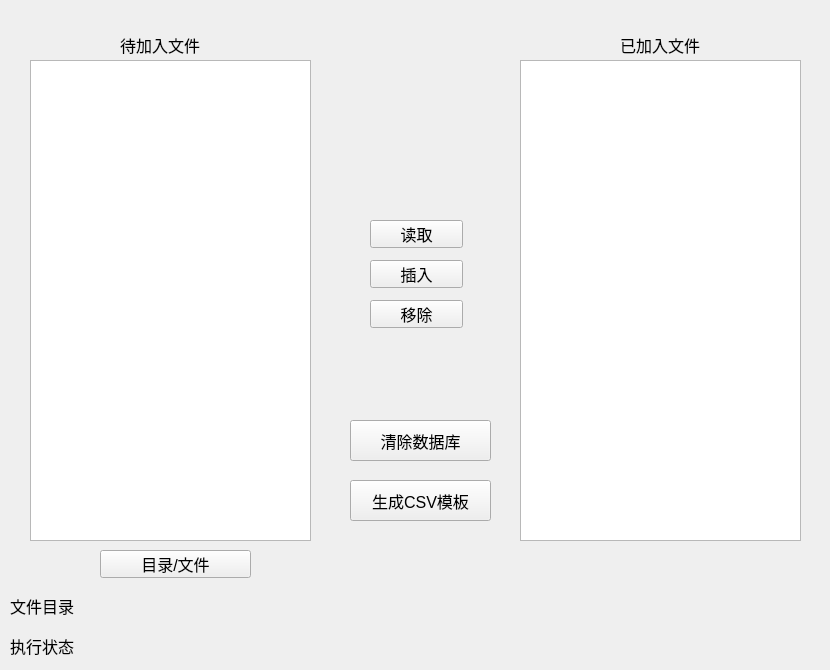
        <widget class="QWidget" name="tw_insert_data_bat">
         <attribute name="title">
          <string>插入数据</string>
         </attribute>
         <widget class="QPushButton" name="pb_motor_db_file_insert">
          <property name="geometry">
           <rect>
            <x>370</x>
            <y>260</y>
            <width>93</width>
            <height>28</height>
           </rect>
          </property>
          <property name="font">
           <font>
            <pointsize>12</pointsize>
           </font>
          </property>
          <property name="styleSheet">
           <string notr="true"/>
          </property>
          <property name="text">
           <string>插入</string>
          </property>
         </widget>
         <widget class="QPushButton" name="pb_motor_db_file_remove">
          <property name="geometry">
           <rect>
            <x>370</x>
            <y>300</y>
            <width>93</width>
            <height>28</height>
           </rect>
          </property>
          <property name="font">
           <font>
            <pointsize>12</pointsize>
           </font>
          </property>
          <property name="styleSheet">
           <string notr="true"/>
          </property>
          <property name="text">
           <string>移除</string>
          </property>
         </widget>
         <widget class="QPushButton" name="pb_motor_db_insert_confirm">
          <property name="geometry">
           <rect>
            <x>350</x>
            <y>420</y>
            <width>141</width>
            <height>41</height>
           </rect>
          </property>
          <property name="font">
           <font>
            <pointsize>12</pointsize>
           </font>
          </property>
          <property name="styleSheet">
           <string notr="true"/>
          </property>
          <property name="text">
           <string>清除数据库</string>
          </property>
         </widget>
         <widget class="QLabel" name="label_25">
          <property name="geometry">
           <rect>
            <x>120</x>
            <y>34</y>
            <width>111</width>
            <height>21</height>
           </rect>
          </property>
          <property name="font">
           <font>
            <pointsize>12</pointsize>
           </font>
          </property>
          <property name="styleSheet">
           <string notr="true"/>
          </property>
          <property name="text">
           <string>待加入文件</string>
          </property>
         </widget>
         <widget class="QPushButton" name="pb_motor_db_file_read">
          <property name="geometry">
           <rect>
            <x>370</x>
            <y>220</y>
            <width>93</width>
            <height>28</height>
           </rect>
          </property>
          <property name="font">
           <font>
            <pointsize>12</pointsize>
           </font>
          </property>
          <property name="styleSheet">
           <string notr="true"/>
          </property>
          <property name="text">
           <string>读取</string>
          </property>
         </widget>
         <widget class="QLabel" name="label_26">
          <property name="geometry">
           <rect>
            <x>620</x>
            <y>34</y>
            <width>111</width>
            <height>21</height>
           </rect>
          </property>
          <property name="font">
           <font>
            <pointsize>12</pointsize>
           </font>
          </property>
          <property name="styleSheet">
           <string notr="true"/>
          </property>
          <property name="text">
           <string>已加入文件</string>
          </property>
         </widget>
         <widget class="QLabel" name="label_27">
          <property name="geometry">
           <rect>
            <x>10</x>
            <y>590</y>
            <width>91</width>
            <height>31</height>
           </rect>
          </property>
          <property name="font">
           <font>
            <pointsize>12</pointsize>
           </font>
          </property>
          <property name="styleSheet">
           <string notr="true"/>
          </property>
          <property name="text">
           <string>文件目录</string>
          </property>
         </widget>
         <widget class="QLabel" name="label_motor_db_path">
          <property name="geometry">
           <rect>
            <x>110</x>
            <y>590</y>
            <width>711</width>
            <height>31</height>
           </rect>
          </property>
          <property name="font">
           <font>
            <pointsize>9</pointsize>
           </font>
          </property>
          <property name="styleSheet">
           <string notr="true"/>
          </property>
          <property name="text">
           <string/>
          </property>
         </widget>
         <widget class="QPushButton" name="pb_motor_db_doc_select">
          <property name="geometry">
           <rect>
            <x>100</x>
            <y>550</y>
            <width>151</width>
            <height>28</height>
           </rect>
          </property>
          <property name="font">
           <font>
            <pointsize>12</pointsize>
           </font>
          </property>
          <property name="styleSheet">
           <string notr="true"/>
          </property>
          <property name="text">
           <string>目录/文件</string>
          </property>
         </widget>
         <widget class="QListWidget" name="lw_motor_test_files">
          <property name="geometry">
           <rect>
            <x>30</x>
            <y>60</y>
            <width>281</width>
            <height>481</height>
           </rect>
          </property>
          <property name="styleSheet">
           <string notr="true"/>
          </property>
          <property name="selectionMode">
           <enum>QAbstractItemView::MultiSelection</enum>
          </property>
         </widget>
         <widget class="QListWidget" name="lw_motor_db_files">
          <property name="geometry">
           <rect>
            <x>520</x>
            <y>60</y>
            <width>281</width>
            <height>481</height>
           </rect>
          </property>
          <property name="styleSheet">
           <string notr="true"/>
          </property>
          <property name="selectionMode">
           <enum>QAbstractItemView::MultiSelection</enum>
          </property>
         </widget>
         <widget class="QLabel" name="label_28">
          <property name="geometry">
           <rect>
            <x>10</x>
            <y>630</y>
            <width>91</width>
            <height>31</height>
           </rect>
          </property>
          <property name="font">
           <font>
            <pointsize>12</pointsize>
           </font>
          </property>
          <property name="styleSheet">
           <string notr="true"/>
          </property>
          <property name="text">
           <string>执行状态</string>
          </property>
         </widget>
         <widget class="QLabel" name="label_db_dml_status">
          <property name="geometry">
           <rect>
            <x>110</x>
            <y>630</y>
            <width>371</width>
            <height>31</height>
           </rect>
          </property>
          <property name="font">
           <font>
            <pointsize>12</pointsize>
           </font>
          </property>
          <property name="styleSheet">
           <string notr="true"/>
          </property>
          <property name="text">
           <string/>
          </property>
         </widget>
         <widget class="QPushButton" name="pb_csv_template">
          <property name="geometry">
           <rect>
            <x>350</x>
            <y>480</y>
            <width>141</width>
            <height>41</height>
           </rect>
          </property>
          <property name="font">
           <font>
            <pointsize>12</pointsize>
           </font>
          </property>
          <property name="styleSheet">
           <string notr="true"/>
          </property>
          <property name="text">
           <string>生成CSV模板</string>
          </property>
         </widget>
        </widget>
